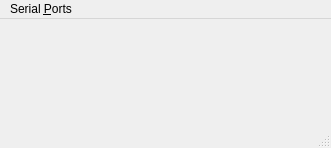
<?xml version="1.0" encoding="UTF-8"?>
<ui version="4.0">
 <class>MainWindow</class>
 <widget class="QMainWindow" name="MainWindow">
  <property name="geometry">
   <rect>
    <x>0</x>
    <y>0</y>
    <width>331</width>
    <height>148</height>
   </rect>
  </property>
  <property name="windowTitle">
   <string>MainWindow</string>
  </property>
  <property name="windowIcon">
   <iconset>
    <normaloff>signal.png</normaloff>signal.png</iconset>
  </property>
  <widget class="QWidget" name="centralwidget"/>
  <widget class="QMenuBar" name="menubar">
   <property name="geometry">
    <rect>
     <x>0</x>
     <y>0</y>
     <width>331</width>
     <height>21</height>
    </rect>
   </property>
   <widget class="QMenu" name="menuSerialPorts">
    <property name="title">
     <string>Serial &amp;Ports</string>
    </property>
   </widget>
   <addaction name="menuSerialPorts"/>
  </widget>
  <widget class="QStatusBar" name="statusbar"/>
 </widget>
 <resources/>
 <connections/>
</ui>
